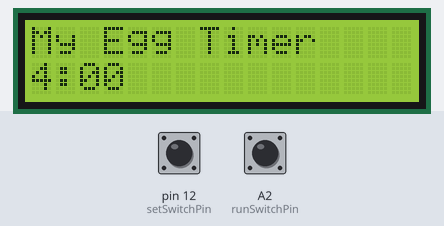
Simulated run of this sketch. Board: Arduino Uno, built with avr-gcc and run on an emulated ATmega328P. Parts: 16×2 character LCD. The inputs (shaded band) are chosen by the test bench; at power-on: pin 12 (setSwitchPin) HIGH, A2 (runSwitchPin) HIGH.

Above: at 1.2 s.
1.3 s: pin 12 (setSwitchPin) pulled LOW for 1 s
At 2.7 s:
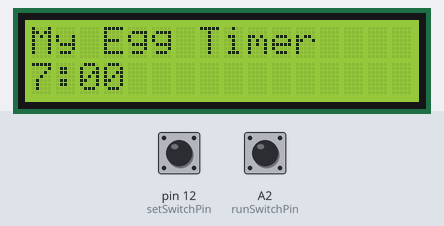
3.8 s: A2 (runSwitchPin) pulled LOW for 0.25 s
At 4.4 s:
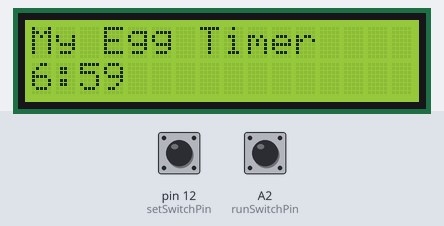
Timing chart, 0 to 6.8 s (numbered marks = the images above; inputs shaded):
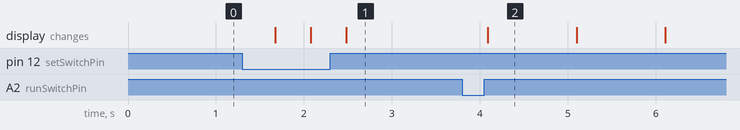

The sketch:

p6_lcd_timer_copy.ino
```cpp
#include <LiquidCrystal.h>

//                RS EN D4 D5 D6 D7
LiquidCrystal lcd(3, 4, 5, 6, 7, 8);

const int setSwitchPin = 12;
const int runSwitchPin = A2;
const int buzzerPin = 11;

const int SET_MODE = 1;
const int RUN_MODE = 2;
const int ALARM_MODE = 3;

int mode = SET_MODE;
int mins = 4;
int secs = 0;
long lastUpdateTime = 0;

void setup() {
  lcd.begin(16, 2);
  lcd.print("My Egg Timer");
  pinMode(setSwitchPin, INPUT_PULLUP);
  pinMode(runSwitchPin, INPUT_PULLUP);
}

void loop() {
  displayTime();
  if (mode == SET_MODE) {
    handleSetMode();
  }
  else if (mode == RUN_MODE) {
    handleRunMode();
  }
  else if (mode == ALARM_MODE) {
    handleAlarmMode();
  }
}

void displayTime() {
  lcd.setCursor(0, 1);
  lcd.print("     ");
  lcd.setCursor(0, 1);
  lcd.print(mins);
  lcd.print(":");
  if (secs < 10) {
    lcd.print("0");
  }
  lcd.print(secs);
  delay(200);
}

void handleSetMode() {
  if (digitalRead(runSwitchPin) == LOW) {
    mode = RUN_MODE;
    return;
  }
  if (digitalRead(setSwitchPin) == LOW) {
    mins ++;
    if (mins > 10) {
      mins = 0;
    }
    delay(200);
  }
}

void handleRunMode() {
  if (digitalRead(runSwitchPin) == LOW) {
    mode = SET_MODE;
    delay(200);
    return;
  }
  if (mins == 0 && secs == 0) {
    mode = ALARM_MODE;
    tone(buzzerPin, 1000);
    return;
  }
  updateTime();
}

void updateTime() {
  long now = millis();
  if (now > lastUpdateTime + 1000) {
    secs --;
    if (secs < 0) {
      secs = 59;
      mins --;
    }
    lastUpdateTime = now;
  }
}

void handleAlarmMode() {
  if (digitalRead(setSwitchPin) == LOW) {
    mode = SET_MODE;
    noTone(buzzerPin);
    mins = 4;
    secs = 0;
  }
}

int checkSwitch(int pin) {
  // 0 - not pressed, 1 - short press, 2 - long press
  if (digitalRead(pin) == HIGH) {
    return 0;
  }
  long t1 = millis();
  while (digitalRead(pin) == LOW) {};
  long t2 = millis();
  if ((t2 - t1) > 500) {
    return 2;
  }
  return 1;
}
```

Measured:
- after the input at 1.3 s, the display: first changes after 0.38 s (image 1 shows a later state)
- after the input at 3.8 s, the display: changes after 0.29 s (image 2)
